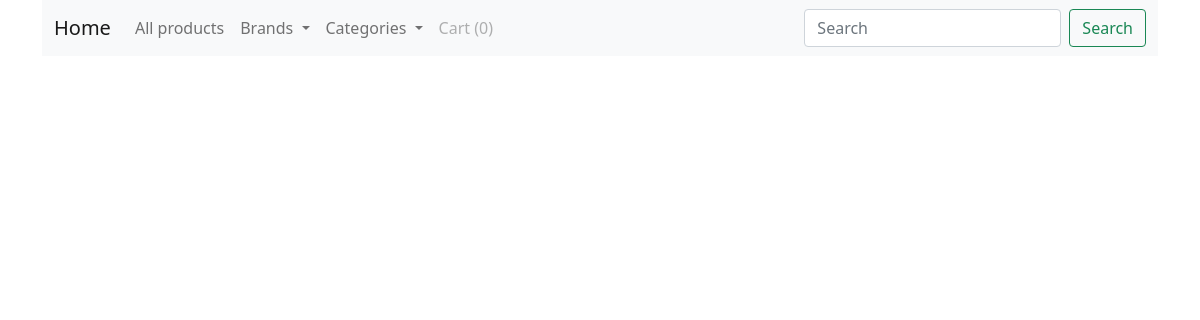
Page /brand/1 on the earlier database version.
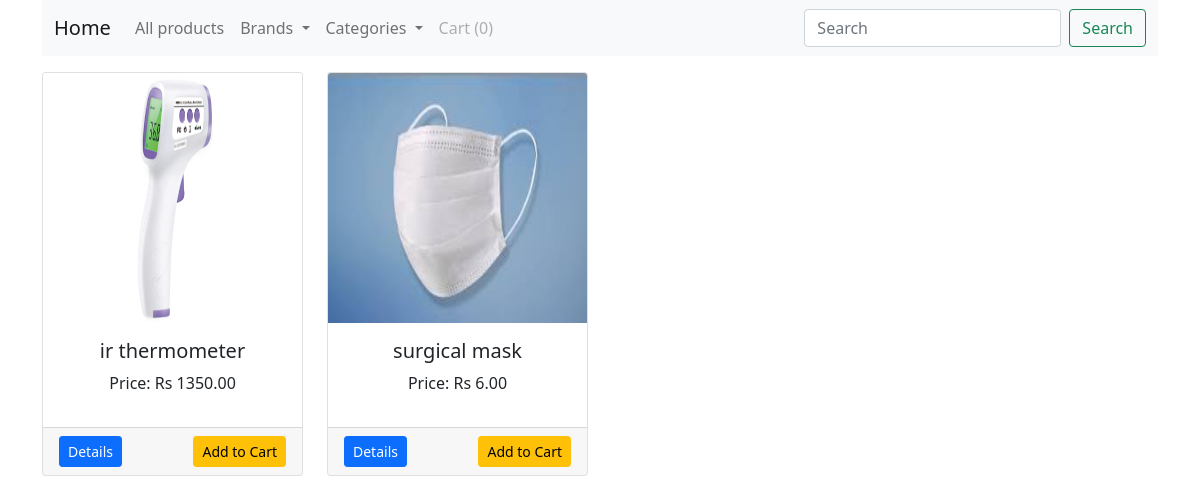
Same page on the later database version.
### shop/products/models.py (models this page shows, shortened)
class Addproduct(db.Model):
    id = db.Column(db.Integer, primary_key=True)
    name = db.Column(db.String(80), nullable=False)
    price = db.Column(db.Numeric(10,2), nullable=False)
    discount = db.Column(db.Integer, default=0)
    stock = db.Column(db.Integer, nullable=False)
    colors = db.Column(db.Text, nullable=False)
    desc = db.Column(db.Text, nullable=False)
    pub_date = db.Column(db.DateTime, nullable=False, default=datetime.utcnow)
    brand_id = db.Column(db.Integer, db.ForeignKey('brand.id'), nullable=False)
    brand = db.relationship('Brand',backref=db.backref('brands', lazy=True))
    category_id = db.Column(db.Integer, db.ForeignKey('category.id'), nullable=False)
    category = db.relationship('Category',backref=db.backref('categories', lazy=True))
    image_1 = db.Column(db.String(150), nullable=False, default='image1.jpg')
    image_2 = db.Column(db.String(150), nullable=False, default='image2.jpg')
    image_3 = db.Column(db.String(150), nullable=False, default='image3.jpg')

### shop/products/routes.py (the view)
@app.route('/brand/<int:id>')
def get_brand(id):
    brand = Addproduct.query.filter_by(brand_id=id)
    brands = Brand.query.join(Addproduct, (Brand.id == Addproduct.brand_id)).all()
    categories = Category.query.join(Addproduct, (Category.id == Addproduct.category_id)).all()
    return render_template('products/index.html', brand=brand, brands=brands, categories=categories)

### shop/templates/products/index.html (shortened to what this page needs)
{% extends 'layout.html' %}
{% block content %}
<div class="container">
  <nav class="navbar navbar-expand-lg navbar-light bg-light">
    <div class="container-fluid">
      <a class="navbar-brand" href="/">Home</a>
      <div class="collapse navbar-collapse" id="navbarSupportedContent">
        <ul class="navbar-nav me-auto mb-2 mb-lg-0">
          <li class="nav-item">
            <a class="nav-link" href="/">All products</a>
          </li>
          <li class="nav-item dropdown">
            <a class="nav-link dropdown-toggle" href="#" id="navbarDropdown" role="button" data-bs-toggle="dropdown"
              aria-expanded="false">
              Brands
            </a>
          </li>
          <li class="nav-item dropdown">
            <a class="nav-link dropdown-toggle" href="#" id="navbarDropdown" role="button" data-bs-toggle="dropdown"
              aria-expanded="false">
              Categories
            </a>
          </li>
          <li class="nav-item">
            <a class="nav-link disabled" href="#" tabindex="-1" aria-disabled="true">Cart ({{session['Shoppingcart']|length}})</a>
          </li>
        </ul>
        <form class="d-flex">
          <input class="form-control me-2" type="search" placeholder="Search" aria-label="Search">
          <button class="btn btn-outline-success" type="submit">Search</button>
        </form>
      </div>
    </div>
  </nav>
</div>
<div class="container">
  <div class="row">
    {% if brand %}
    {% for b in brand %}
    <div class="col-md-3 mt-3">
      <div class="card">
        <img src="{{url_for('static', filename= 'images/' + b.image_1)}}" alt="{{b.name}}" class="card-img-top"
          height="250px">
        <div class="card-body">
          <h5 class="text-center">{{b.name}}</h5>
          <p class="text-center">Price: Rs {{b.price}}</p>
        </div>
        <div class="card-footer">
          <a href="{{url_for('single_page', id=b.id)}}" class="float-start btn btn-sm btn-primary">Details</a>
          <form action="{{url_for('Addcart')}}" method="POST">
            <button type="submit" class="btn btn-sm btn-warning float-end">Add to Cart</button>
            {% set colors = b.colors.split(',') %}
        </form>
        </div>
      </div>
    </div>
    {% endfor %}
  </div>
{% endif %}
</div>
{% endblock content %}

### shop/templates/layout.html (shortened to what this page needs)
<!doctype html>
<html lang="en">
<head>
    <link href="{{url_for('static', filename='css/bootstrap.min.css')}}" rel="stylesheet">
</head>
<body>
    {% block content %}
    {% endblock content %}
</body>
</html>

Differences in the rows shown:
added Addproduct: image_1 (picture), name "ir thermometer", price "1350.00"
added Addproduct: image_1 (picture), name "surgical mask", price "6.00"
